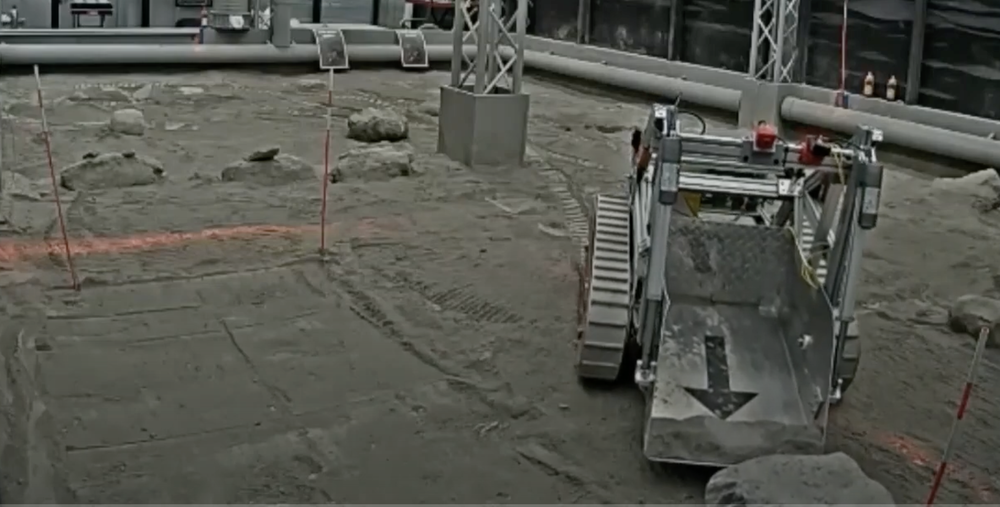
#> input picture Detection/posts_images/posts2.png, 1000 x 507 px, shrunk from 1816 x 920 before the run
$ jupyter execute goalposts.ipynb
#> lines starting #> are read from the running program, lines starting #| are printed output that depends on the picture; after the words box and inside, x2 and y2 are one past the last pixel; in counts of white or black regions, pixels touching at a corner belong together
[cell 1]
import cv2
import numpy as np
from matplotlib import pyplot as plt
from sklearn.cluster import KMeans

# Load image
image = cv2.imread('posts_images/posts2.png')
#> image is the input picture: shape (507, 1000, 3); mean B, G, R 78.7, 86.2, 85.2

image_rgb = cv2.cvtColor(image, cv2.COLOR_BGR2RGB)  # Convert to RGB for displaying with matplotlib
image_hsv = cv2.cvtColor(image, cv2.COLOR_BGR2HSV)  # Convert to HSV color space
#> image_hsv: shape (507, 1000, 3); mean H, S, V 41, 29.5, 87.1

# Define the red color range in HSV with a lower threshold for saturation and value
lower_red1 = np.array([0, 70, 50])    # First red range (hue: 0-10)
upper_red1 = np.array([10, 255, 255])

lower_red2 = np.array([170, 70, 50])  # Second red range (hue: 170-180)
upper_red2 = np.array([180, 255, 255])

# Mask red areas in the image
mask1 = cv2.inRange(image_hsv, lower_red1, upper_red1)
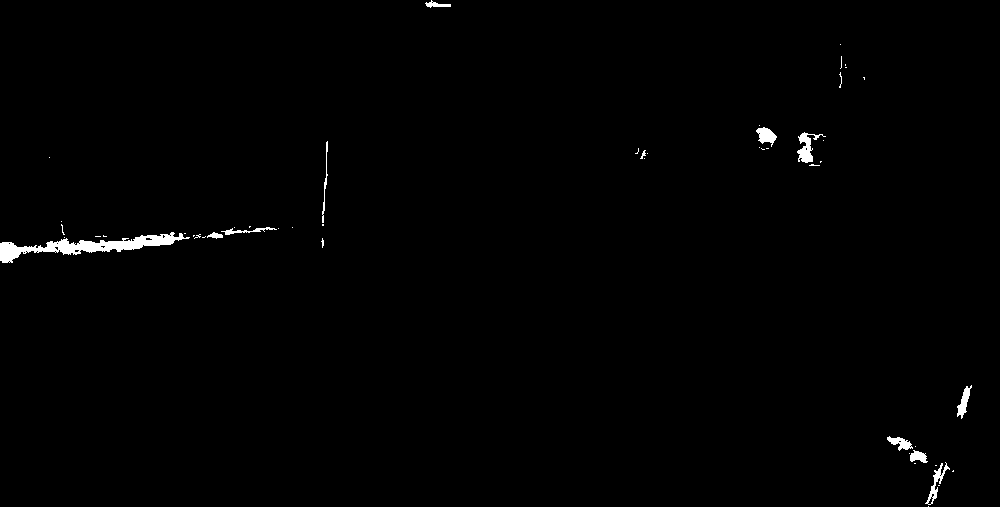
#> mask1: shape (507, 1000); 0.77% white; 51 white regions (38 under 20 px), largest, box (x1, y1, x2, y2) and area: (0, 232, 190, 263) 1880, (797, 132, 826, 163) 343, (925, 462, 950, 505) 256
mask2 = cv2.inRange(image_hsv, lower_red2, upper_red2)
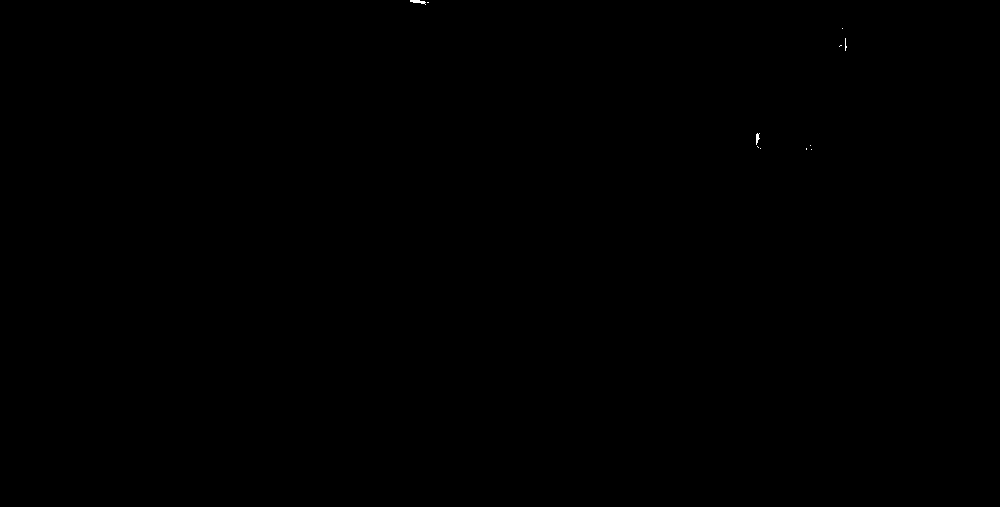
#> mask2: shape (507, 1000); 0.02% white; 11 white regions (9 under 20 px), largest, box (x1, y1, x2, y2) and area: (410, 0, 426, 5) 43, (756, 133, 760, 145) 29
mask = cv2.bitwise_or(mask1, mask2)
#> mask: shape (507, 1000); 0.79% white; 52 white regions (39 under 20 px)

# Find contours in the masked image
contours, _ = cv2.findContours(mask, cv2.RETR_EXTERNAL, cv2.CHAIN_APPROX_SIMPLE)
#> contours = 52 contours, 41 with area under 20; largest, box (x1, y1, x2, y2) and area: (0, 232, 190, 263) 1686, (797, 132, 826, 163) 275, (756, 127, 777, 147) 228, (925, 462, 950, 505) 204, (957, 385, 972, 419) 174

# Draw circles around detected red areas
output_image = image_rgb.copy()
for contour in contours:
    if cv2.contourArea(contour) > 200:  # Filter out very small areas to avoid noise
        (x, y), radius = cv2.minEnclosingCircle(contour)
        center = (int(x), int(y))
        radius = int(radius)
        cv2.circle(output_image, center, radius, (0, 0, 255), 2)  # Draw a red circle around red area
#> this loop made 52 passes
#> (x, y, radius, center) on passes 6, 21, 41, 42: (935, 482.5, 22, (935, 482)), (94.5, 248.5, 95, (94, 248)), (811.5, 148.5, 18, (811, 148)), (764.8, 137, 11, (764, 136))
#> contour on passes 1, 2, 3, 4, 5, 7: [[928, 506]], [[938, 485], [939, 485]], [[953, 470], [952, 471], [953, 471]], [[935, 465], [936, 465]], [[914, 463], [915, 463]], [[909, 453]]
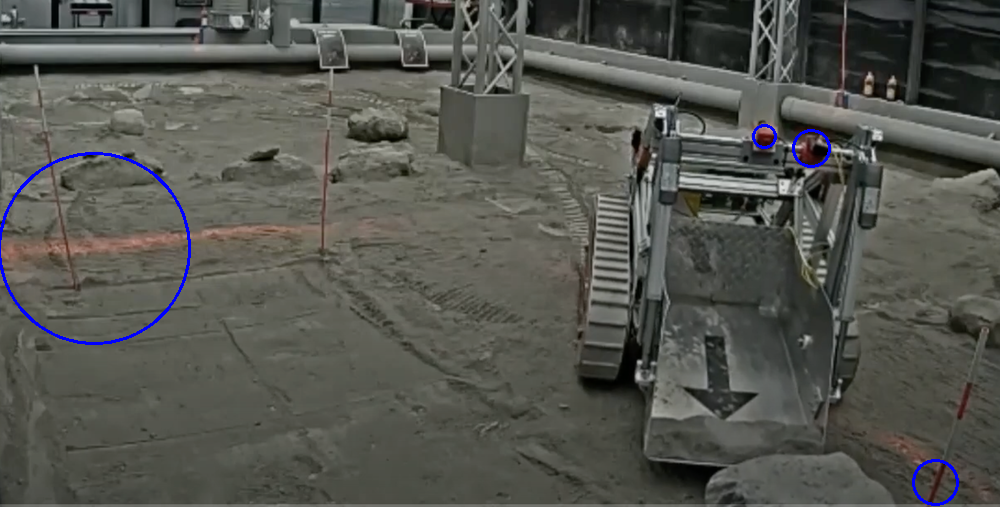
#> output_image: shape (507, 1000, 3); mean R, G, B 84.7, 85.7, 79.7

# Display the result
plt.figure(figsize=(10, 10))
plt.imshow(output_image)
plt.axis('off')
plt.show()
